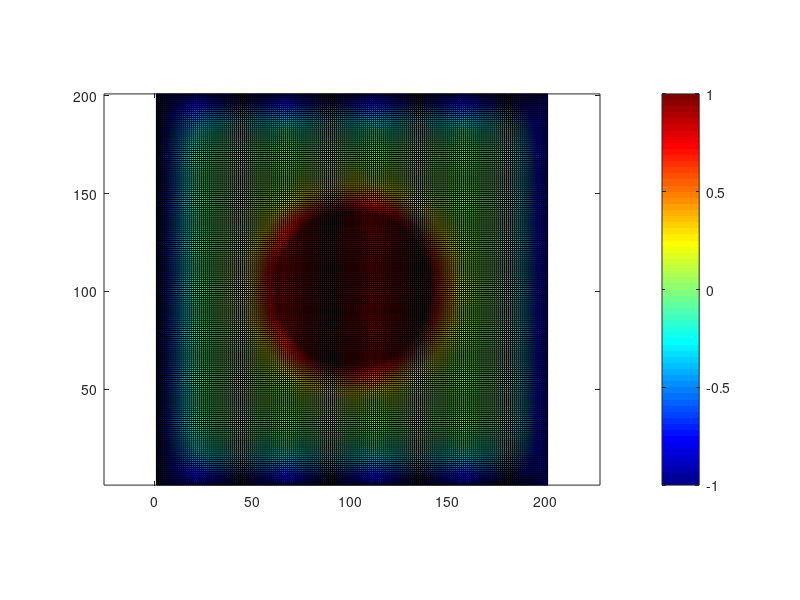

Here is the MATLAB script that generated this plot:
% Application au cas d'un câble coaxial

%% Commandes de nettoyage
clear
close all
clc

%% Dimensions / maillage
dx = 1; % cm
dy = 1; % cm
Nx = 201;
Ny = 201;

%% Potentiels / sources
v0 = 0; % condition aux limites (en V)
v1 = -1; % potentiel du conducteur 1
v2 = 1; % potentiel du conducteur 2

% Initialisation de la matrice de calcul
V = zeros(Nx,Ny); % mettre toute la matrice a zero

% Considération des conditions aux limites
indice = load('indice.txt');
V(indice) = v2;
V(1,:)=v1;
V(Nx-1:Nx,:)=v1;
V(:,1)=v1;
V(:,Ny-1:Ny)=v1;

% Création d'un seuil pour le calcul des itérations & variation de Nx et Ny
eps = 1e-3;
itmax = 10000;
nb_iteration = 0;
while itmax > eps

    nb_iteration = nb_iteration + 1;
    Vold = V;

    % Calcul du potentiel avec methode DF
    i = 2:Nx-1;
    j = 2:Ny-1;
    V(i,j) = 0.25*(V(i,j+1)+V(i,j-1)+V(i+1,j)+V(i-1,j));

    % On remet aux CIs 
    V(indice) = v2;
    V(1,:)=v1;
    V(Nx-1:Nx,:)=v1;
    V(:,1)=v1;
    V(:,Ny-1:Ny)=v1;

    itmax = max(max(abs(Vold-V)));
end

% Récupération du gradient de V
[Ex,Ey] = gradient (V);

% Ici, on définit une surface autour des deux conducteurs QUI NE COUPE PAS LES DEUX CONDUCTEURS !!! 
% Calcul de la valeur de la capacité des condos
EScalDs = -sum(Ey(160,40:160))+sum(Ey(40,40:160))-sum(Ex(40:160,160))+sum(Ex(40:160,40)); % réadaptation de la surface considérée
Q = EScalDs*8.854e-12;
C = Q/1; % car (Vj - Vi) = (Vâme du cable coaxial - Vmilieu de propagation) = (1 - 0) = 1V

%% Figure
figure;
pcolor(V') % permet de tracer transposée de V
hold on;
% colormap jet % permet d'avoir un contraste de couleur (bleu->rouge)
% axis equal % permet d'avoir un repère orthonormé
% hold on;
% contour(V') % permet de tracer transposée de V
% quiver(-Ex,-Ey) % permet de tracer les équipotentielles de V
colormap jet % permet d'avoir un contraste de couleur (bleu->rouge)
axis equal % permet d'avoir un repère orthonormé
colorbar